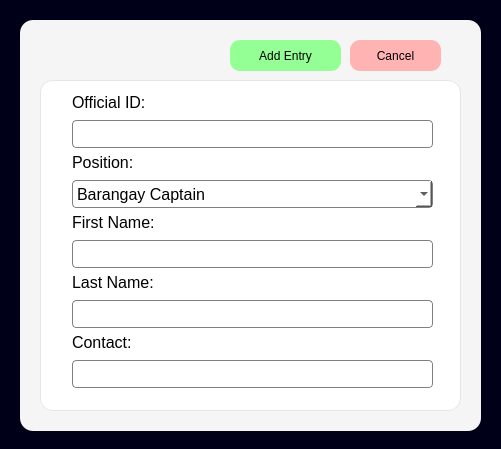
<?xml version="1.0" encoding="UTF-8"?>
<ui version="4.0">
 <class>addOfficialDialog</class>
 <widget class="QDialog" name="addOfficialDialog">
  <property name="geometry">
   <rect>
    <x>0</x>
    <y>0</y>
    <width>501</width>
    <height>449</height>
   </rect>
  </property>
  <property name="windowTitle">
   <string>Add New Official</string>
  </property>
  <property name="styleSheet">
   <string notr="true">background-color: rgb(0, 0, 25);</string>
  </property>
  <widget class="QFrame" name="frame">
   <property name="geometry">
    <rect>
     <x>20</x>
     <y>20</y>
     <width>461</width>
     <height>411</height>
    </rect>
   </property>
   <property name="styleSheet">
    <string notr="true">background-color: rgb(245, 245, 245);
border-radius: 13px;</string>
   </property>
   <property name="frameShape">
    <enum>QFrame::StyledPanel</enum>
   </property>
   <property name="frameShadow">
    <enum>QFrame::Raised</enum>
   </property>
   <widget class="QFrame" name="frame_2">
    <property name="geometry">
     <rect>
      <x>20</x>
      <y>60</y>
      <width>421</width>
      <height>331</height>
     </rect>
    </property>
    <property name="styleSheet">
     <string notr="true">background-color: white;
border: 1px solid rgb(230, 230, 230);
border-radius: 13px;</string>
    </property>
    <property name="frameShape">
     <enum>QFrame::StyledPanel</enum>
    </property>
    <property name="frameShadow">
     <enum>QFrame::Raised</enum>
    </property>
    <widget class="QLabel" name="label_resident_id">
     <property name="geometry">
      <rect>
       <x>32</x>
       <y>10</y>
       <width>95</width>
       <height>24</height>
      </rect>
     </property>
     <property name="font">
      <font>
       <pointsize>12</pointsize>
      </font>
     </property>
     <property name="styleSheet">
      <string notr="true">border: 0px</string>
     </property>
     <property name="text">
      <string>Official ID:</string>
     </property>
    </widget>
    <widget class="QLineEdit" name="addofficial_officialID_input">
     <property name="geometry">
      <rect>
       <x>32</x>
       <y>40</y>
       <width>361</width>
       <height>28</height>
      </rect>
     </property>
     <property name="font">
      <font>
       <pointsize>12</pointsize>
      </font>
     </property>
     <property name="styleSheet">
      <string notr="true">background-color: white;
border: 1px solid grey;
border-radius: 4px;</string>
     </property>
    </widget>
    <widget class="QLabel" name="label_first_name_2">
     <property name="geometry">
      <rect>
       <x>32</x>
       <y>130</y>
       <width>103</width>
       <height>24</height>
      </rect>
     </property>
     <property name="font">
      <font>
       <pointsize>12</pointsize>
      </font>
     </property>
     <property name="styleSheet">
      <string notr="true">border: 0px</string>
     </property>
     <property name="text">
      <string>First Name:</string>
     </property>
    </widget>
    <widget class="QLineEdit" name="addofficial_firstname_input">
     <property name="geometry">
      <rect>
       <x>32</x>
       <y>160</y>
       <width>361</width>
       <height>28</height>
      </rect>
     </property>
     <property name="font">
      <font>
       <pointsize>12</pointsize>
      </font>
     </property>
     <property name="styleSheet">
      <string notr="true">background-color: white;
border: 1px solid grey;
border-radius: 4px;</string>
     </property>
    </widget>
    <widget class="QLabel" name="label_last_name">
     <property name="geometry">
      <rect>
       <x>32</x>
       <y>190</y>
       <width>102</width>
       <height>24</height>
      </rect>
     </property>
     <property name="font">
      <font>
       <pointsize>12</pointsize>
      </font>
     </property>
     <property name="styleSheet">
      <string notr="true">border: 0px</string>
     </property>
     <property name="text">
      <string>Last Name:</string>
     </property>
    </widget>
    <widget class="QLineEdit" name="addofficial_lastname_input">
     <property name="geometry">
      <rect>
       <x>32</x>
       <y>220</y>
       <width>361</width>
       <height>28</height>
      </rect>
     </property>
     <property name="font">
      <font>
       <pointsize>12</pointsize>
      </font>
     </property>
     <property name="styleSheet">
      <string notr="true">background-color: white;
border: 1px solid grey;
border-radius: 4px;</string>
     </property>
    </widget>
    <widget class="QLabel" name="label_contact">
     <property name="geometry">
      <rect>
       <x>32</x>
       <y>250</y>
       <width>75</width>
       <height>24</height>
      </rect>
     </property>
     <property name="font">
      <font>
       <pointsize>12</pointsize>
      </font>
     </property>
     <property name="styleSheet">
      <string notr="true">border: 0px</string>
     </property>
     <property name="text">
      <string>Contact:</string>
     </property>
    </widget>
    <widget class="QLineEdit" name="addofficial_contact_input">
     <property name="geometry">
      <rect>
       <x>32</x>
       <y>280</y>
       <width>361</width>
       <height>28</height>
      </rect>
     </property>
     <property name="font">
      <font>
       <pointsize>12</pointsize>
      </font>
     </property>
     <property name="styleSheet">
      <string notr="true">background-color: white;
border: 1px solid grey;
border-radius: 4px;</string>
     </property>
    </widget>
    <widget class="QComboBox" name="addofficial_position_input">
     <property name="geometry">
      <rect>
       <x>32</x>
       <y>100</y>
       <width>361</width>
       <height>28</height>
      </rect>
     </property>
     <property name="font">
      <font>
       <pointsize>12</pointsize>
      </font>
     </property>
     <property name="styleSheet">
      <string notr="true">background-color: white;
border: 1px solid grey;
border-radius: 4px;</string>
     </property>
     <item>
      <property name="text">
       <string>Barangay Captain</string>
      </property>
     </item>
     <item>
      <property name="text">
       <string>Barangay Councilor</string>
      </property>
     </item>
     <item>
      <property name="text">
       <string>SK Offical</string>
      </property>
     </item>
     <item>
      <property name="text">
       <string>Barangay Secretary</string>
      </property>
     </item>
     <item>
      <property name="text">
       <string>Barangay Treasurer</string>
      </property>
     </item>
     <item>
      <property name="text">
       <string>Barangay Health Worker</string>
      </property>
     </item>
     <item>
      <property name="text">
       <string>Barangay Tanod</string>
      </property>
     </item>
    </widget>
    <widget class="QLabel" name="label_sex">
     <property name="geometry">
      <rect>
       <x>32</x>
       <y>70</y>
       <width>77</width>
       <height>24</height>
      </rect>
     </property>
     <property name="font">
      <font>
       <pointsize>12</pointsize>
      </font>
     </property>
     <property name="styleSheet">
      <string notr="true">border: 0px</string>
     </property>
     <property name="text">
      <string>Position:</string>
     </property>
    </widget>
   </widget>
   <widget class="QPushButton" name="addofficial_addentry_button">
    <property name="geometry">
     <rect>
      <x>210</x>
      <y>20</y>
      <width>111</width>
      <height>31</height>
     </rect>
    </property>
    <property name="font">
     <font>
      <family>System</family>
      <weight>50</weight>
      <bold>false</bold>
     </font>
    </property>
    <property name="styleSheet">
     <string notr="true">background-color: rgb(148, 255, 148);
border-radius: 10px;
color: black;</string>
    </property>
    <property name="text">
     <string>Add Entry</string>
    </property>
   </widget>
   <widget class="QPushButton" name="addofficial_cancel_button">
    <property name="geometry">
     <rect>
      <x>330</x>
      <y>20</y>
      <width>91</width>
      <height>31</height>
     </rect>
    </property>
    <property name="font">
     <font>
      <family>System</family>
      <weight>50</weight>
      <bold>false</bold>
     </font>
    </property>
    <property name="styleSheet">
     <string notr="true">background-color: rgb(255, 179, 179);
border-radius: 10px;
color: black;</string>
    </property>
    <property name="text">
     <string>Cancel</string>
    </property>
    <property name="icon">
     <iconset>
      <normaloff>:/icons/trash.png</normaloff>:/icons/trash.png</iconset>
    </property>
   </widget>
  </widget>
 </widget>
 <resources/>
 <connections/>
</ui>
